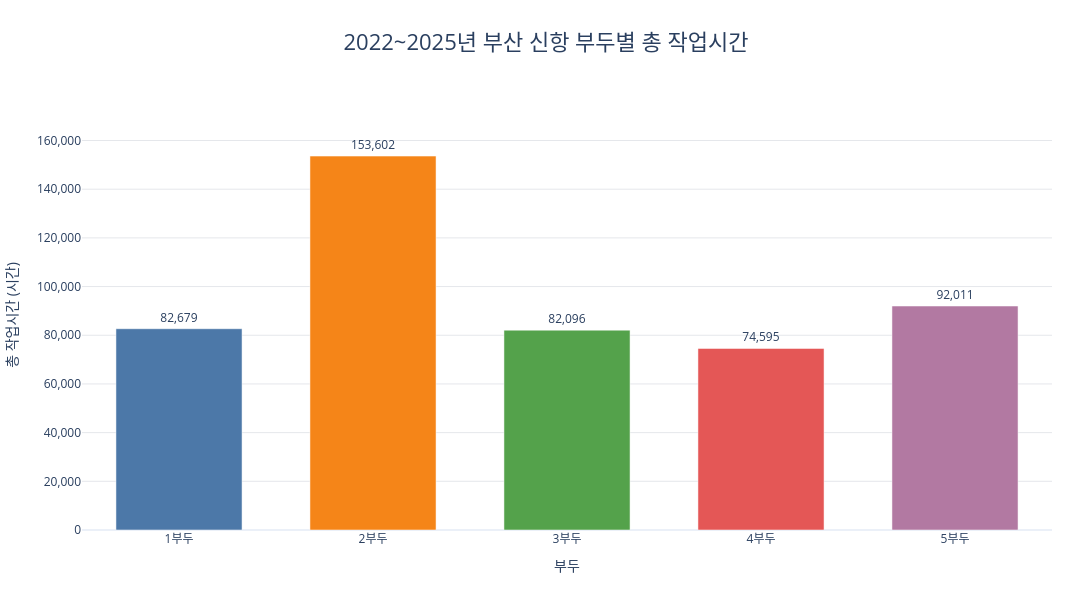

Notebook code cell kept with this figure:
### Markdown cell above
# 부두별 선석별 총작업시간

### Code cell
import pandas as pd
import plotly.express as px

# ======================================
# 1. CSV 불러오기
# ======================================

def load_dataset(filename):
    BASE_DIR = r'C:\work\Final_Project\data'
    EXTENSION = '.csv'
    TARGET_PATH = f'{BASE_DIR}/{filename}{EXTENSION}'

    try:
        return pd.read_csv(TARGET_PATH, encoding='utf-8-sig')
    except FileNotFoundError:
        print(f"파일을 찾을 수 없습니다: {TARGET_PATH}")
        return None
    except UnicodeDecodeError:
        return pd.read_csv(TARGET_PATH, encoding='cp949')


port1 = load_dataset('port1')
port2 = load_dataset('port2')
port3 = load_dataset('port3')
port4 = load_dataset('port4')
port5 = load_dataset('port5')

ports = [
    (1, port1),
    (2, port2),
    (3, port3),
    (4, port4),
    (5, port5),
]

# 분석 기간
START = pd.Timestamp("2022-01-01")
END = pd.Timestamp("2026-01-01")


# ======================================
# 2. 부두별 작업시간 계산
# ======================================

frames = []

for number, port in ports:

    if port is None:
        print(f"{number}부두: 파일이 없어 제외")
        continue

    data = port.copy()

    # 접안시각 변환
    data["접안시각"] = pd.to_datetime(
        data["접안(예정)일시"],
        format="%Y-%m-%d %H:%M",
        errors="coerce"
    )

    # 출항시각 변환
    data["출항시각"] = pd.to_datetime(
        data["출항(예정)일시"],
        format="%Y-%m-%d %H:%M",
        errors="coerce"
    )

    # 오류 및 누락 데이터 제외
    invalid = (
        data[["접안시각", "출항시각"]].isna().any(axis=1)
        | (data["출항시각"] < data["접안시각"])
    )

    if invalid.any():
        print(f"{number}부두: 오류·누락 {invalid.sum()}건 제외")

    data = data.loc[~invalid].copy()

    # 2022~2025년과 겹치는 기록만 선택
    data = data.loc[
        (data["접안시각"] < END)
        & (data["출항시각"] > START)
    ].copy()

    # 분석 기간 내 작업시간만 반영
    work_start = data["접안시각"].clip(lower=START)
    work_end = data["출항시각"].clip(upper=END)

    # 작업시간 계산 (시간 단위)
    data["작업시간_시간"] = (
        work_end - work_start
    ).dt.total_seconds() / 3600

    data["부두"] = f"{number}부두"

    frames.append(
        data[["부두", "작업시간_시간"]]
    )


# ======================================
# 3. 부두별 총 작업시간 합산
# ======================================

detail = pd.concat(frames, ignore_index=True)

result = (
    detail.groupby("부두")
    .agg(
        기록수=("작업시간_시간", "count"),
        총작업시간_시간=("작업시간_시간", "sum")
    )
    .reset_index()
)

# 부두 순서 지정
port_order = [
    "1부두",
    "2부두",
    "3부두",
    "4부두",
    "5부두"
]

result["부두"] = pd.Categorical(
    result["부두"],
    categories=port_order,
    ordered=True
)

result = result.sort_values("부두")

print("\n2022~2025년 부두별 총 작업시간")
print(result.round(2).to_string(index=False))


# ======================================
# 4. Plotly 막대그래프
# ======================================

port_colors = {
    "1부두": "#4C78A8",
    "2부두": "#F58518",
    "3부두": "#54A24B",
    "4부두": "#E45756",
    "5부두": "#B279A2"
}

fig = px.bar(
    result,
    x="부두",
    y="총작업시간_시간",
    color="부두",
    text="총작업시간_시간",
    color_discrete_map=port_colors,
    category_orders={"부두": port_order},
    custom_data=["기록수"]
)

fig.update_traces(
    texttemplate="%{y:,.0f}",
    textposition="outside",
    hovertemplate=(
        "부두: %{x}<br>"
        "총 작업시간: %{y:,.1f}시간<br>"
        "기록 수: %{customdata[0]:,.0f}건"
        "<extra></extra>"
    )
)


# ======================================
# 5. 그래프 디자인
# ======================================

maximum = result["총작업시간_시간"].max()

fig.update_layout(
    title=dict(
        text="2022~2025년 부산 신항 부두별 총 작업시간",
        x=0.5,
        xanchor="center",
        font=dict(size=22)
    ),

    xaxis=dict(
        title="부두",
        showgrid=False
    ),

    yaxis=dict(
        title="총 작업시간 (시간)",
        range=[0, maximum * 1.15] if maximum > 0 else [0, 1],
        tickformat=",",
        showgrid=True,
        gridcolor="#E5E7EB"
    ),

    template="plotly_white",

    width=1100,
    height=600,

    showlegend=False,

    bargap=0.35,

    margin=dict(
        t=100,
        b=70,
        l=80,
        r=40
    )
)


# ======================================
# 6. 그래프 출력
# ======================================

fig.show()

### Figure 1 — Plotly figure (JSON) as saved in the notebook; plotly's stock layout.template omitted (floating-point values rounded to 4 significant figures)
{"data": [{"customdata": [[2928]], "hovertemplate": "부두: %{x}<br>총 작업시간: %{y:,.1f}시간<br>기록 수: %{customdata[0]:,.0f}건<extra></extra>", "legendgroup": "1부두", "marker": {"color": "#4C78A8", "pattern": {"shape": ""}}, "name": "1부두", "orientation": "v", "showlegend": true, "text": [82680.0], "textposition": "outside", "x": ["1부두"], "xaxis": "x", "y": [82680.0], "yaxis": "y", "type": "bar", "texttemplate": "%{y:,.0f}"}, {"customdata": [[6726]], "hovertemplate": "부두: %{x}<br>총 작업시간: %{y:,.1f}시간<br>기록 수: %{customdata[0]:,.0f}건<extra></extra>", "legendgroup": "2부두", "marker": {"color": "#F58518", "pattern": {"shape": ""}}, "name": "2부두", "orientation": "v", "showlegend": true, "text": [153600.0], "textposition": "outside", "x": ["2부두"], "xaxis": "x", "y": [153600.0], "yaxis": "y", "type": "bar", "texttemplate": "%{y:,.0f}"}, {"customdata": [[3772]], "hovertemplate": "부두: %{x}<br>총 작업시간: %{y:,.1f}시간<br>기록 수: %{customdata[0]:,.0f}건<extra></extra>", "legendgroup": "3부두", "marker": {"color": "#54A24B", "pattern": {"shape": ""}}, "name": "3부두", "orientation": "v", "showlegend": true, "text": [82100.0], "textposition": "outside", "x": ["3부두"], "xaxis": "x", "y": [82100.0], "yaxis": "y", "type": "bar", "texttemplate": "%{y:,.0f}"}, {"customdata": [[3419]], "hovertemplate": "부두: %{x}<br>총 작업시간: %{y:,.1f}시간<br>기록 수: %{customdata[0]:,.0f}건<extra></extra>", "legendgroup": "4부두", "marker": {"color": "#E45756", "pattern": {"shape": ""}}, "name": "4부두", "orientation": "v", "showlegend": true, "text": [74600.0], "textposition": "outside", "x": ["4부두"], "xaxis": "x", "y": [74600.0], "yaxis": "y", "type": "bar", "texttemplate": "%{y:,.0f}"}, {"customdata": [[3872]], "hovertemplate": "부두: %{x}<br>총 작업시간: %{y:,.1f}시간<br>기록 수: %{customdata[0]:,.0f}건<extra></extra>", "legendgroup": "5부두", "marker": {"color": "#B279A2", "pattern": {"shape": ""}}, "name": "5부두", "orientation": "v", "showlegend": true, "text": [92010.0], "textposition": "outside", "x": ["5부두"], "xaxis": "x", "y": [92010.0], "yaxis": "y", "type": "bar", "texttemplate": "%{y:,.0f}"}], "layout": {"xaxis": {"anchor": "y", "domain": [0.0, 1.0], "title": {"text": "부두"}, "categoryorder": "array", "categoryarray": ["1부두", "2부두", "3부두", "4부두", "5부두"], "showgrid": false}, "yaxis": {"anchor": "x", "domain": [0.0, 1.0], "title": {"text": "총 작업시간 (시간)"}, "range": [0, 176600.0], "tickformat": ",", "showgrid": true, "gridcolor": "#E5E7EB"}, "legend": {"title": {"text": "부두"}, "tracegroupgap": 0}, "margin": {"t": 100, "b": 70, "l": 80, "r": 40}, "barmode": "relative", "title": {"font": {"size": 22}, "text": "2022~2025년 부산 신항 부두별 총 작업시간", "x": 0.5, "xanchor": "center"}, "width": 1100, "height": 600, "showlegend": false, "bargap": 0.35}}
